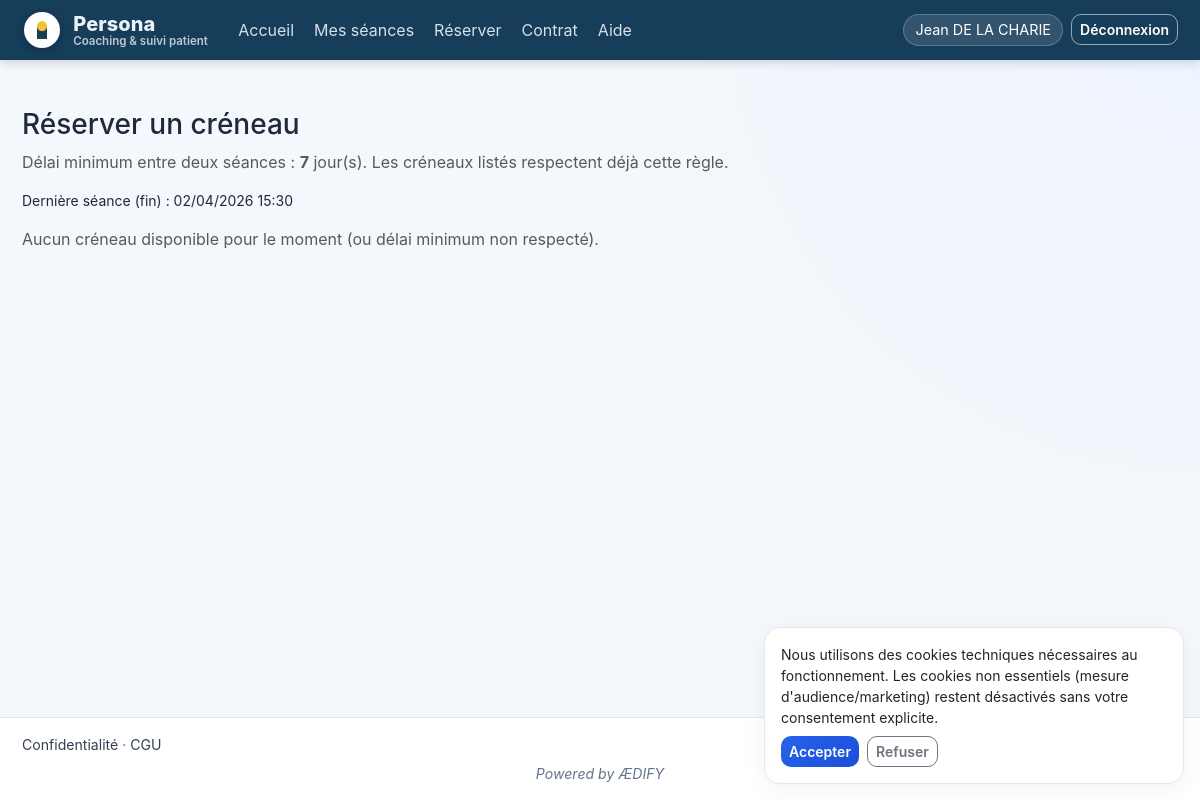
Page /patient/book (signed in) on the earlier database version.
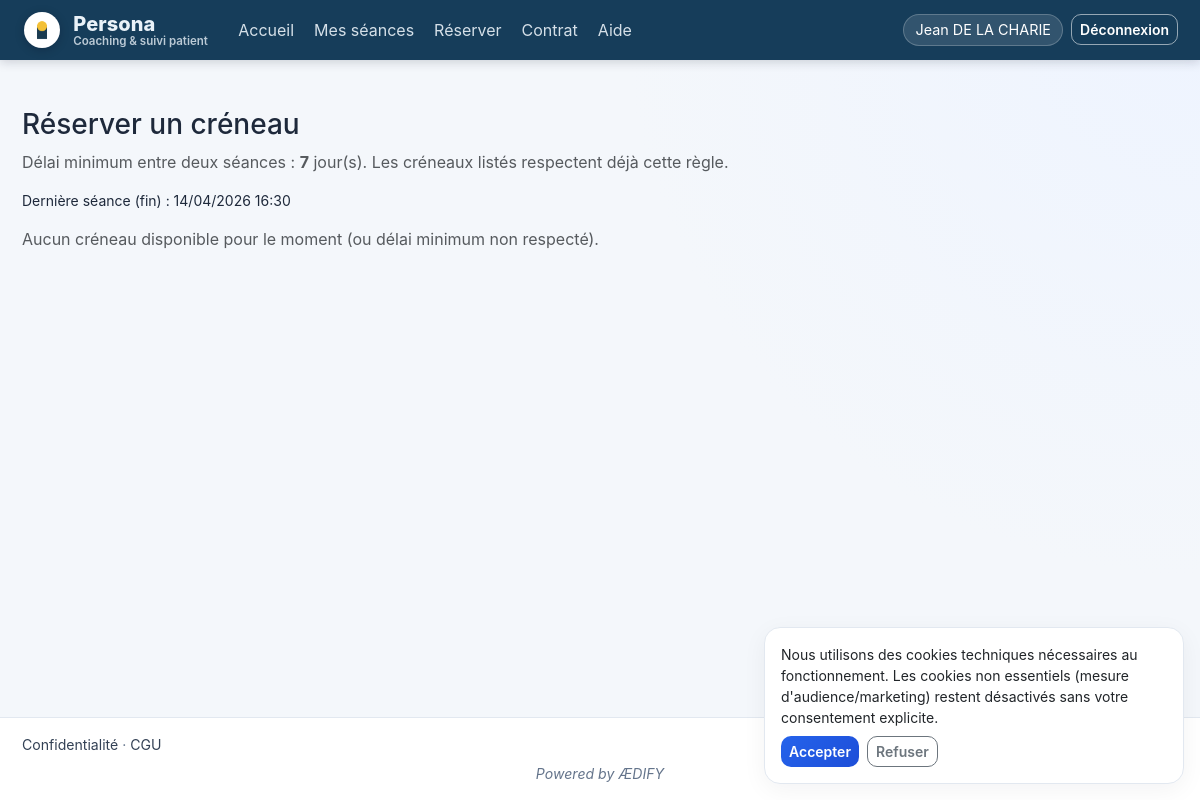
Same page on the later database version.
### app/models.py (models this page shows, shortened)
class Slot(db.Model):
    __tablename__ = "slots"
    id = db.Column(db.Integer, primary_key=True)
    coach_id = db.Column(db.Integer, db.ForeignKey("users.id"), nullable=False, index=True)
    patient_id = db.Column(db.Integer, db.ForeignKey("patients.id"), nullable=True, index=True)
    start_utc = db.Column(db.DateTime, nullable=False, index=True)
    end_utc = db.Column(db.DateTime, nullable=False)
    status = db.Column(db.String(20), default="available")  # available | booked | completed | cancelled
    notes = db.Column(db.Text)
    meeting_link = db.Column(db.String(512))
    paid = db.Column(db.Boolean, default=False)
    paid_at = db.Column(db.DateTime)
    invoice_number = db.Column(db.String(64))
    invoice_file_path = db.Column(db.String(512))
    invoice_uploaded_at = db.Column(db.DateTime)
    stripe_payment_intent_id = db.Column(db.String(128), index=True)
    stripe_checkout_session_id = db.Column(db.String(128), index=True)
    stripe_payment_status = db.Column(db.String(24), default="not_started")
    reminder_sent_at = db.Column(db.DateTime)
    cancelled_at = db.Column(db.DateTime)
    created_at = db.Column(db.DateTime, default=utcnow)
    coach = db.relationship("User", foreign_keys=[coach_id])
    patient = db.relationship("Patient", back_populates="slots", foreign_keys=[patient_id])

class CoachSettings(db.Model):
    __tablename__ = "coach_settings"
    id = db.Column(db.Integer, primary_key=True)
    user_id = db.Column(db.Integer, db.ForeignKey("users.id"), unique=True, nullable=False)
    default_hourly_rate = db.Column(db.Numeric(10, 2), default=80)
    min_days_between_sessions = db.Column(db.Integer, default=7)
    timezone = db.Column(db.String(64), default="Europe/Paris")
    cancellation_hours = db.Column(db.Integer, default=24)
    email_notifications = db.Column(db.Boolean, default=True)
    notify_booking_patient = db.Column(db.Boolean, default=True)
    notify_booking_coach = db.Column(db.Boolean, default=True)
    notify_reminder_day_before = db.Column(db.Boolean, default=True)
    smtp_server = db.Column(db.String(255))
    smtp_port = db.Column(db.Integer, default=587)
    smtp_use_tls = db.Column(db.Boolean, default=True)
    smtp_username = db.Column(db.String(255))
    smtp_password = db.Column(db.String(255))
    smtp_default_sender = db.Column(db.String(255))
    profile_image_path = db.Column(db.String(512))
    profile_bio = db.Column(db.Text)
    profile_youtube_url = db.Column(db.String(512))
    last_alert_seen_at = db.Column(db.DateTime)
    stripe_account_id = db.Column(db.String(64), index=True)
    stripe_onboarding_state = db.Column(db.String(24), default="not_connected")
    stripe_details_submitted = db.Column(db.Boolean, default=False)
    stripe_charges_enabled = db.Column(db.Boolean, default=False)
    stripe_payouts_enabled = db.Column(db.Boolean, default=False)
    stripe_last_synced_at = db.Column(db.DateTime)
    tax_rate_percent = db.Column(db.Numeric(5, 2), default=25)
    social_charges_percent = db.Column(db.Numeric(5, 2), default=22)
    fixed_costs_monthly = db.Column(db.Numeric(12, 2), default=500)
    target_net_salary_monthly = db.Column(db.Numeric(12, 2), default=3000)
    coach_user = db.relationship("User", back_populates="settings")

### app/patient/routes.py (the view, shortened to what this page needs)
@bp.route("/book", methods=["GET", "POST"])
@login_required
@patient_required
def book():
    p = _patient_profile()
    coach = _coach_user()
    if not coach or not coach.settings:
        abort(500)
    s = coach.settings
    now_naive = datetime.now(timezone.utc).replace(tzinfo=None)
    available = (
        Slot.query.filter(
            Slot.coach_id == coach.id,
            Slot.status == "available",
            Slot.start_utc >= now_naive,
        )
        .order_by(Slot.start_utc.asc())
        .all()
    )
    filtered = []
    for sl in available:
        ok, _ = can_book_after_min_days(p.id, sl.start_utc.replace(tzinfo=timezone.utc) if sl.start_utc.tzinfo is None else sl.start_utc, s.min_days_between_sessions or 0)
        if ok:
            filtered.append(sl)
    last_end = last_session_end_utc(p.id)
    return render_template(
        "patient/book.html",
        patient=p,
        slots=filtered,
        coach_tz=s.timezone,
        min_days=s.min_days_between_sessions,
        last_session_end=last_end,
    )

### app/models.py (called while the page is built)
    def is_coach(self) -> bool:
        return self.role == "coach"

    def is_patient(self) -> bool:
        return self.role == "patient"

    def is_admin(self) -> bool:
        return self.role == "admin"

    @property
    def is_active(self) -> bool:
        return not bool(self.is_suspended)

### app/patient/routes.py (called while the page is built)
def _patient_profile() -> Patient:
    p = current_user.patient_profile
    if not p:
        abort(403)
    return p

def _coach_user():
    from app.models import User
    if not current_user.coach_id:
        return None
    return db.session.get(User, current_user.coach_id)

### app/utils/booking.py (called while the page is built)
def last_session_end_utc(patient_id: int) -> datetime | None:
    slot = (
        Slot.query.filter(
            Slot.patient_id == patient_id,
            Slot.status.in_(("booked", "completed")),
        )
        .order_by(Slot.end_utc.desc())
        .first()
    )
    return slot.end_utc if slot else None

### app/utils/datetime_parse.py (called while the page is built)
def utc_naive_to_local_str(dt, tz_name: str, fmt: str = "%d/%m/%Y %H:%M") -> str:
    if dt is None:
        return ""
    utc = pytz.UTC.localize(dt) if dt.tzinfo is None else dt.astimezone(pytz.UTC)
    local = utc.astimezone(pytz.timezone(tz_name or "Europe/Paris"))
    return local.strftime(fmt)

### app/templates/patient/book.html (shortened to what this page needs)
{% extends "base.html" %}
{% block content %}
<h1 class="h3 mb-2">Réserver un créneau</h1>
<p class="text-muted">Délai minimum entre deux séances : <strong>{{ min_days }}</strong> jour(s). Les créneaux listés respectent déjà cette règle.</p>
{% if last_session_end %}
<p class="small">Dernière séance (fin) : {{ last_session_end|local_dt(coach_tz) }}</p>
{% endif %}
<div class="row g-3">
  {% for s in slots %}
  <div class="col-md-6 col-lg-4">
    <div class="card p-3 h-100">
      <div class="fw-semibold">{{ s.start_utc|local_dt(coach_tz) }}</div>
      <div class="small text-muted">→ {{ s.end_utc|local_dt(coach_tz) }}</div>
      <form method="post" class="mt-2">
        <input type="hidden" name="csrf_token" value="{{ csrf_token() }}"/>
        <input type="hidden" name="slot_id" value="{{ s.id }}"/>
        <button type="submit" class="btn btn-sm btn-primary">Réserver</button>
      </form>
    </div>
  </div>
  {% else %}
  <p class="text-muted">Aucun créneau disponible pour le moment (ou délai minimum non respecté).</p>
  {% endfor %}
</div>
{% endblock %}

Differences in the rows shown:
no longer on this page (row edited): Slot: end_utc.timezone "02/04/2026 15:30"
added Slot: end_utc.timezone "14/04/2026 16:30"
